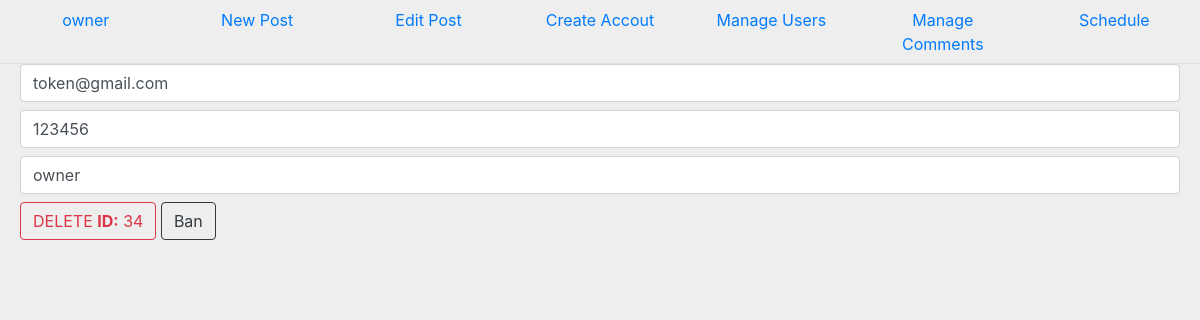
/users.php (signed in), run on the app's committed database.
### tables this page shows
CREATE TABLE `users` (
  `id` int(11) NOT NULL,
  `email` varchar(255) NOT NULL,
  `password` varchar(255) NOT NULL,
  `name` varchar(255) NOT NULL,
  `age` varchar(255) NOT NULL,
  `country` varchar(255) NOT NULL,
  `privacy` varchar(255) NOT NULL,
  `about` varchar(255) NOT NULL,
  `rank` varchar(255) NOT NULL,
  `thumb` varchar(255) NOT NULL,
  `joindate` varchar(255) NOT NULL,
  `status` varchar(255) NOT NULL,
  `token` varchar(255) NOT NULL
);

### users.php (the view, shortened to what this page needs)
<?php
include_once("db.php");
?>
<html>
<head>
<link rel="stylesheet" href="https://cdnjs.cloudflare.com/ajax/libs/font-awesome/4.7.0/css/font-awesome.min.css">
<link rel='stylesheet' href='https://use.fontawesome.com/releases/v5.5.0/css/all.css'>
<link rel="stylesheet" href="css/bootstrap.css" />
</head>
<body style="background: rgb(238,238,238)">
<?php
$email = $_SESSION['email'];
$sqlsource = "SELECT * FROM users WHERE email='$email'";
$resultsource = $connsource->query($sqlsource);
$rowsource = $resultsource->fetch_assoc();
$source = $rowsource['name'];
?>
<?php
include_once("nav.php");
?>
<div class="panel">
<?php
$sql = "SELECT * FROM users";
$result = $connsource->query($sql);
if ($result->num_rows > 0) {
    while($row = $result->fetch_assoc()) {
			$id = $row['id'];
			$email = $row['email'];
			$password = $row['password'];
			$name = $row['name'];
			$badge = "Ban";
?>
<form action="edit_users.php?id=<?php echo $id?>" method="post">
    <div class="form-group">
	<span  class="form-control mt-2"><?php echo $email?></span>
	<span  class="form-control mt-2"><?php echo $password?></span>
	<span  class="form-control mt-2"><?php echo $name?></span>
	<a class="btn btn-outline-danger mt-2" href="del_user.php?id=<?php echo $id ?>"> DELETE <b>ID:</b> <?php echo $id ?></a>
	<button class="btn btn-outline-dark mt-2" type="submit" name="post" value="update" class="btn btn-outline-info"><?php echo $badge?></button>
	</div>
	</form>
<?php
}
} else {
    echo "0 results";
}
?>
</div>
</body>
</html>

### nav.php (shortened to what this page needs)
<?php
$disabled = false;
?>
<nav class="nav nav-pills nav-justified">
<ul class="nav nav-tabs justify-content-center mb-2" style="background-color:rgb(238,238,238);position:fixed;left:0;right:0;">
  <li class="nav-item">
	<a class="nav-link" href="edit_account.php"><?php echo $source?></a>
  </li>
  <li class="nav-item">
    <a class="nav-link" href="postfile.php">New Post</a>
  </li>
  <li class="nav-item">
    <a class="nav-link" href="index2.php">Edit Post</a>
  </li>
  <li class="nav-item">
    <a class="nav-link <?php echo $disabled?>" href="create.php">Create Accout</a>
  </li>
      <li class="nav-item">
    <a class="nav-link <?php echo $disabled?>" href="users.php">Manage Users</a>
  </li>
        <li class="nav-item">
    <a class="nav-link <?php echo $disabled?>" href="del_comment.php">Manage Comments</a>
  </li>
          <li class="nav-item">
    <a class="nav-link" href="schedule.php">Schedule</a>
  </li>
</ul>
</nav>

### users.php (style rules this page uses)
.panel { margin-top:64px; margin-left:20px; margin-right:20px; }

### data on the page
users: name "owner", email "token@gmail.com", password "123456", id "34", badge "Ban"
